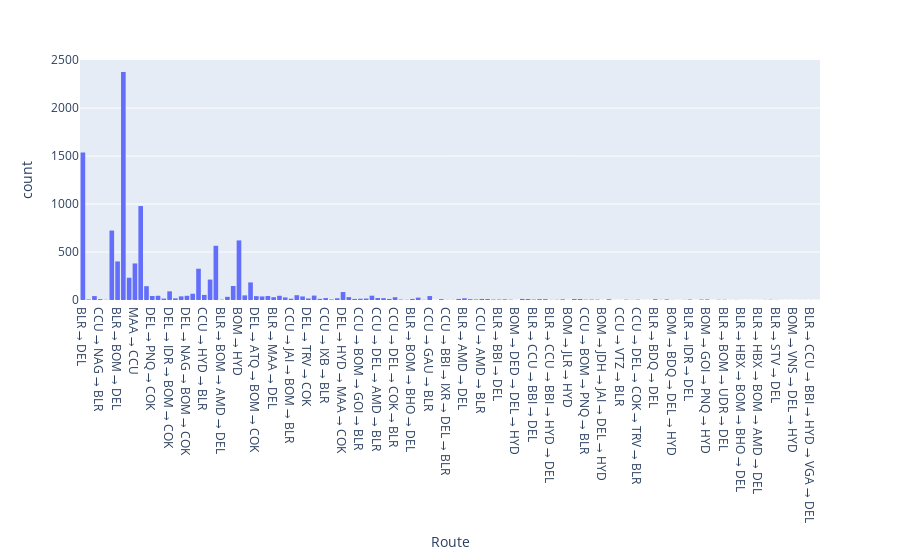

The code cell stored with this chart in its notebook:
### Code cell
px.histogram(data_frame=df,x="Route")

### Figure 1 — Plotly figure (JSON) as saved in the notebook; plotly's stock layout.template omitted (floating-point values rounded to 4 significant figures; data arrays with more than 128 entries replaced by an {"elided": "..."} marker saying what was removed)
{"data": [{"alignmentgroup": "True", "bingroup": "x", "hovertemplate": "Route=%{x}<br>count=%{y}<extra></extra>", "legendgroup": "", "marker": {"color": "#636efa", "pattern": {"shape": ""}}, "name": "", "offsetgroup": "", "orientation": "v", "showlegend": false, "type": "histogram", "x": {"elided": "10462 str values"}, "xaxis": "x", "yaxis": "y"}], "layout": {"barmode": "relative", "legend": {"tracegroupgap": 0}, "margin": {"t": 60}, "xaxis": {"anchor": "y", "domain": [0, 1], "title": {"text": "Route"}}, "yaxis": {"anchor": "x", "domain": [0, 1], "title": {"text": "count"}}}}
